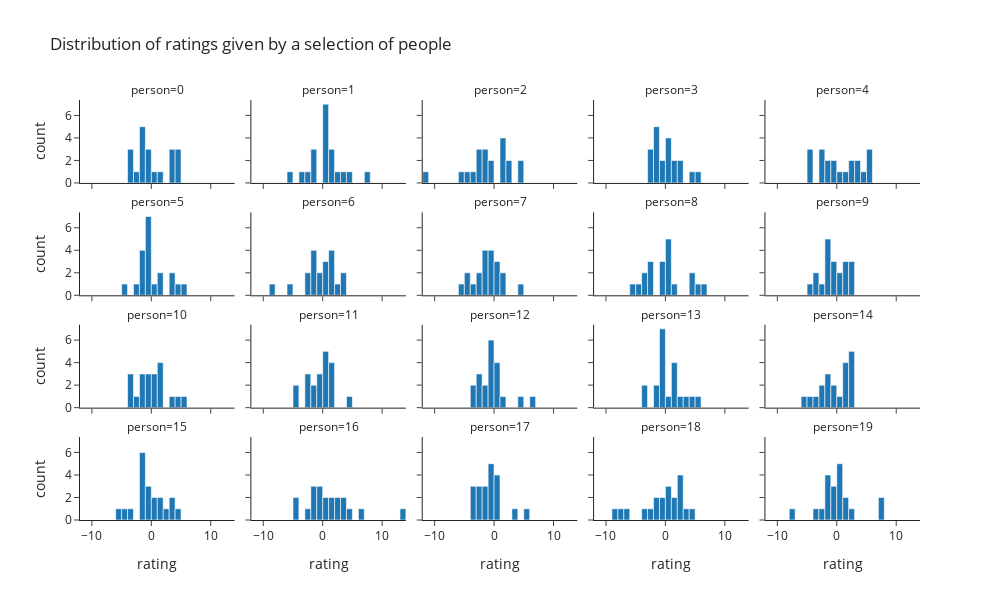

Notebook source saved alongside this figure:
### Markdown cell above
Visualising ratings given by a selection of individual participants in a similar way, we can see the nature of the distributions of ratings does not behave in the same way as the distributions per chocolate. This is a result of the fact that no individual level variation is assumed in the generative model, i.e. that all people are rating chocolates on a scale that is invariant to the population level scale (implicitly assumed to be their own private appeal rating scale bounded by how bad or good they consider it possible for a chocolate to be). So the ratings given by individuals tend to be spread across the appeal scale largeley within the bounds pf -2 to +2.

### Code cell
sim_viz.plot_ratings(facet_col='person',
                     facets_limit={'var': 'person',
                                   'records': 20},
                     title='Distribution of ratings given by a selection of people')

### Figure 1 — Plotly figure (JSON) as saved in the notebook; plotly's stock layout.template omitted (floating-point values rounded to 4 significant figures)
{"data": [{"alignmentgroup": "True", "bingroup": "x", "hovertemplate": "person=0<br>rating=%{x}<br>count=%{y}<extra></extra>", "legendgroup": "", "marker": {"color": "#1F77B4", "pattern": {"shape": ""}}, "name": "", "offsetgroup": "", "orientation": "v", "showlegend": false, "type": "histogram", "x": [3.316, 3.82, 4.034, -3.344, -1.688, -0.6372, 4.675, -0.3465, -1.618, -3.216, 4.675, 0.4751, -1.512, -0.1755, -1.242, -2.04, 1.831, 3.981, -1.156, -3.961], "xaxis": "x16", "yaxis": "y16"}, {"alignmentgroup": "True", "bingroup": "x", "hovertemplate": "person=1<br>rating=%{x}<br>count=%{y}<extra></extra>", "legendgroup": "", "marker": {"color": "#1F77B4", "pattern": {"shape": ""}}, "name": "", "offsetgroup": "", "orientation": "v", "showlegend": false, "type": "histogram", "x": [0.6102, -5.033, 4.329, 2.053, 0.08272, 0.3126, 7.236, 1.877, 1.404, -1.565, 3.041, 1.256, -3.746, -2.659, -1.557, 0.4087, 0.3136, -1.596, 0.821, 0.3089], "xaxis": "x17", "yaxis": "y17"}, {"alignmentgroup": "True", "bingroup": "x", "hovertemplate": "person=2<br>rating=%{x}<br>count=%{y}<extra></extra>", "legendgroup": "", "marker": {"color": "#1F77B4", "pattern": {"shape": ""}}, "name": "", "offsetgroup": "", "orientation": "v", "showlegend": false, "type": "histogram", "x": [-1.652, 2.338, 1.831, -4.106, 1.149, -2.415, -11.33, 1.697, 2.402, -1.349, -2.527, -0.07325, -0.979, -3.48, -1.731, -2.015, 4.493, 1.742, 4.509, -5.214], "xaxis": "x18", "yaxis": "y18"}, {"alignmentgroup": "True", "bingroup": "x", "hovertemplate": "person=3<br>rating=%{x}<br>count=%{y}<extra></extra>", "legendgroup": "", "marker": {"color": "#1F77B4", "pattern": {"shape": ""}}, "name": "", "offsetgroup": "", "orientation": "v", "showlegend": false, "type": "histogram", "x": [0.816, 0.2439, 2.757, -2.325, 1.029, -0.4992, 4.065, -1.687, -0.9815, -1.478, 1.574, -1.863, 2.721, -1.692, -2.462, 0.9503, 5.972, -1.893, 0.9951, -2.482], "xaxis": "x19", "yaxis": "y19"}, {"alignmentgroup": "True", "bingroup": "x", "hovertemplate": "person=4<br>rating=%{x}<br>count=%{y}<extra></extra>", "legendgroup": "", "marker": {"color": "#1F77B4", "pattern": {"shape": ""}}, "name": "", "offsetgroup": "", "orientation": "v", "showlegend": false, "type": "histogram", "x": [-1.027, 0.5277, 3.406, 1.356, 2.147, -0.9921, 5.203, 3.146, 2.756, -1.322, 4.978, -0.008832, 5.819, -4.011, -2.141, -2.037, 5.768, -2.242, -4.545, -4.072], "xaxis": "x20", "yaxis": "y20"}, {"alignmentgroup": "True", "bingroup": "x", "hovertemplate": "person=5<br>rating=%{x}<br>count=%{y}<extra></extra>", "legendgroup": "", "marker": {"color": "#1F77B4", "pattern": {"shape": ""}}, "name": "", "offsetgroup": "", "orientation": "v", "showlegend": false, "type": "histogram", "x": [-1.803, 4.208, 1.035, 5.43, -1.339, -2.494, 3.125, 1.163, -0.3489, -0.9643, -0.3497, -1.343, -0.4236, -1.276, -0.9467, -4.142, -0.5513, -0.2992, 3.44, 0.03854], "xaxis": "x11", "yaxis": "y11"}, {"alignmentgroup": "True", "bingroup": "x", "hovertemplate": "person=6<br>rating=%{x}<br>count=%{y}<extra></extra>", "legendgroup": "", "marker": {"color": "#1F77B4", "pattern": {"shape": ""}}, "name": "", "offsetgroup": "", "orientation": "v", "showlegend": false, "type": "histogram", "x": [1.748, -0.06364, 0.6007, -0.6443, 1.29, 1.12, -8.726, 1.97, 3.28, -2.441, 0.7477, 0.6993, 2.661, -1.359, -1.723, -1.68, -5.255, 3.567, -1.718, -2.369], "xaxis": "x12", "yaxis": "y12"}, {"alignmentgroup": "True", "bingroup": "x", "hovertemplate": "person=7<br>rating=%{x}<br>count=%{y}<extra></extra>", "legendgroup": "", "marker": {"color": "#1F77B4", "pattern": {"shape": ""}}, "name": "", "offsetgroup": "", "orientation": "v", "showlegend": false, "type": "histogram", "x": [1.453, -3.742, 4.259, -1.296, -0.6088, -2.221, 1.093, 0.5242, -5.391, -1.024, 0.3561, -2.166, -1.367, -0.1197, -0.8668, -0.2233, -4.906, -1.279, 0.8574, -4.214], "xaxis": "x13", "yaxis": "y13"}, {"alignmentgroup": "True", "bingroup": "x", "hovertemplate": "person=8<br>rating=%{x}<br>count=%{y}<extra></extra>", "legendgroup": "", "marker": {"color": "#1F77B4", "pattern": {"shape": ""}}, "name": "", "offsetgroup": "", "orientation": "v", "showlegend": false, "type": "histogram", "x": [0.005243, 4.309, 6.042, 1.101, -0.3262, 0.5084, -3.297, 5.77, 4.481, 0.4919, 0.3034, -0.1867, -3.413, -2.561, -2.697, -4.027, -5.565, -0.2341, -2.888, 0.07241], "xaxis": "x14", "yaxis": "y14"}, {"alignmentgroup": "True", "bingroup": "x", "hovertemplate": "person=9<br>rating=%{x}<br>count=%{y}<extra></extra>", "legendgroup": "", "marker": {"color": "#1F77B4", "pattern": {"shape": ""}}, "name": "", "offsetgroup": "", "orientation": "v", "showlegend": false, "type": "histogram", "x": [-1.027, 1.534, -2.424, -0.3554, 1.709, -0.5461, -4.544, 2.831, 1.337, -1.795, 2.693, -0.6059, 0.4213, -3.399, -3.266, -1.472, -1.181, 0.5218, 2.77, -1.879], "xaxis": "x15", "yaxis": "y15"}, {"alignmentgroup": "True", "bingroup": "x", "hovertemplate": "person=10<br>rating=%{x}<br>count=%{y}<extra></extra>", "legendgroup": "", "marker": {"color": "#1F77B4", "pattern": {"shape": ""}}, "name": "", "offsetgroup": "", "orientation": "v", "showlegend": false, "type": "histogram", "x": [-1.091, 0.9468, 1.901, -0.6293, -1.27, 0.8946, -3.578, 1.424, 5.565, 0.312, -1.371, 1.738, -3.966, -0.6677, -2.013, -0.8803, 1.792, 4.715, 3.512, -3.407], "xaxis": "x6", "yaxis": "y6"}, {"alignmentgroup": "True", "bingroup": "x", "hovertemplate": "person=11<br>rating=%{x}<br>count=%{y}<extra></extra>", "legendgroup": "", "marker": {"color": "#1F77B4", "pattern": {"shape": ""}}, "name": "", "offsetgroup": "", "orientation": "v", "showlegend": false, "type": "histogram", "x": [-2.634, 1.764, -1.566, -4.601, -2.238, -0.9464, -4.54, 0.3371, 0.6557, 1.81, 0.3674, 1.169, 0.3083, 1.657, -0.7249, -1.791, 0.3384, -0.8651, 4.126, -2.559], "xaxis": "x7", "yaxis": "y7"}, {"alignmentgroup": "True", "bingroup": "x", "hovertemplate": "person=12<br>rating=%{x}<br>count=%{y}<extra></extra>", "legendgroup": "", "marker": {"color": "#1F77B4", "pattern": {"shape": ""}}, "name": "", "offsetgroup": "", "orientation": "v", "showlegend": false, "type": "histogram", "x": [-0.345, 1.43, -1.393, -0.6554, -0.2411, 0.0446, 6.071, -0.1817, 0.1866, -1.978, -0.2759, -0.3878, 0.9067, -2.2, -3.039, 0.313, 4.291, -2.087, -2.808, -3.875], "xaxis": "x8", "yaxis": "y8"}, {"alignmentgroup": "True", "bingroup": "x", "hovertemplate": "person=13<br>rating=%{x}<br>count=%{y}<extra></extra>", "legendgroup": "", "marker": {"color": "#1F77B4", "pattern": {"shape": ""}}, "name": "", "offsetgroup": "", "orientation": "v", "showlegend": false, "type": "histogram", "x": [-0.518, 1.926, 1.272, -3.555, -0.7173, -1.082, 4.426, 1.235, 3.14, -0.418, -0.1904, -0.2069, 1.528, -1.155, -0.7482, -3.066, 2.743, -0.7937, 5.627, 0.6765], "xaxis": "x9", "yaxis": "y9"}, {"alignmentgroup": "True", "bingroup": "x", "hovertemplate": "person=14<br>rating=%{x}<br>count=%{y}<extra></extra>", "legendgroup": "", "marker": {"color": "#1F77B4", "pattern": {"shape": ""}}, "name": "", "offsetgroup": "", "orientation": "v", "showlegend": false, "type": "histogram", "x": [-2.138, 2.896, 2.444, -4.49, 1.025, -2.501, 2.957, 2.174, 1.705, -0.685, -5.82, 0.7758, 1.706, -1.371, 1.498, -1.267, -3.211, -0.1142, -1.715, 2.574], "xaxis": "x10", "yaxis": "y10"}, {"alignmentgroup": "True", "bingroup": "x", "hovertemplate": "person=15<br>rating=%{x}<br>count=%{y}<extra></extra>", "legendgroup": "", "marker": {"color": "#1F77B4", "pattern": {"shape": ""}}, "name": "", "offsetgroup": "", "orientation": "v", "showlegend": false, "type": "histogram", "x": [0.1457, -0.06758, 3.244, 2.191, 0.4218, -0.1603, -1.45, 3.649, -1.823, -1.224, -5.154, -2.0, -3.144, -0.2781, -1.371, 1.184, -4.637, -1.332, 4.651, 1.747], "xaxis": "x", "yaxis": "y"}, {"alignmentgroup": "True", "bingroup": "x", "hovertemplate": "person=16<br>rating=%{x}<br>count=%{y}<extra></extra>", "legendgroup": "", "marker": {"color": "#1F77B4", "pattern": {"shape": ""}}, "name": "", "offsetgroup": "", "orientation": "v", "showlegend": false, "type": "histogram", "x": [2.098, -1.115, -1.683, 0.2045, 1.109, -0.3426, -1.437, 3.263, -4.825, -0.864, 2.714, 3.014, 2.0, 0.2896, -2.107, -4.191, 13.35, 4.386, 6.17, -0.568], "xaxis": "x2", "yaxis": "y2"}, {"alignmentgroup": "True", "bingroup": "x", "hovertemplate": "person=17<br>rating=%{x}<br>count=%{y}<extra></extra>", "legendgroup": "", "marker": {"color": "#1F77B4", "pattern": {"shape": ""}}, "name": "", "offsetgroup": "", "orientation": "v", "showlegend": false, "type": "histogram", "x": [-2.473, -0.2967, -0.6564, 0.5789, -2.871, -2.754, -1.003, 3.221, -1.311, -0.3019, -3.328, -0.985, 0.5028, -1.179, 0.7022, -0.3878, 0.5728, -3.059, 5.037, -3.631], "xaxis": "x3", "yaxis": "y3"}, {"alignmentgroup": "True", "bingroup": "x", "hovertemplate": "person=18<br>rating=%{x}<br>count=%{y}<extra></extra>", "legendgroup": "", "marker": {"color": "#1F77B4", "pattern": {"shape": ""}}, "name": "", "offsetgroup": "", "orientation": "v", "showlegend": false, "type": "histogram", "x": [1.408, 2.896, 4.777, -6.686, 2.588, 0.8473, -8.69, -0.7169, 2.075, 0.4902, -2.767, 0.7048, -3.584, -1.071, -0.6919, -1.069, -7.361, 3.547, 2.612, 1.872], "xaxis": "x4", "yaxis": "y4"}, {"alignmentgroup": "True", "bingroup": "x", "hovertemplate": "person=19<br>rating=%{x}<br>count=%{y}<extra></extra>", "legendgroup": "", "marker": {"color": "#1F77B4", "pattern": {"shape": ""}}, "name": "", "offsetgroup": "", "orientation": "v", "showlegend": false, "type": "histogram", "x": [-1.996, -3.176, 1.9, 7.351, 0.7676, -0.8343, -7.164, 1.151, -1.128, -2.132, 0.6769, 0.8327, 0.5614, -0.3045, -1.856, -1.343, 7.902, 0.9163, 2.813, -0.403], "xaxis": "x5", "yaxis": "y5"}], "layout": {"annotations": [{"font": {}, "showarrow": false, "text": "person=15", "x": 0.092, "xanchor": "center", "xref": "paper", "y": 0.1975, "yanchor": "bottom", "yref": "paper"}, {"font": {}, "showarrow": false, "text": "person=16", "x": 0.296, "xanchor": "center", "xref": "paper", "y": 0.1975, "yanchor": "bottom", "yref": "paper"}, {"font": {}, "showarrow": false, "text": "person=17", "x": 0.5, "xanchor": "center", "xref": "paper", "y": 0.1975, "yanchor": "bottom", "yref": "paper"}, {"font": {}, "showarrow": false, "text": "person=18", "x": 0.704, "xanchor": "center", "xref": "paper", "y": 0.1975, "yanchor": "bottom", "yref": "paper"}, {"font": {}, "showarrow": false, "text": "person=19", "x": 0.908, "xanchor": "center", "xref": "paper", "y": 0.1975, "yanchor": "bottom", "yref": "paper"}, {"font": {}, "showarrow": false, "text": "person=10", "x": 0.092, "xanchor": "center", "xref": "paper", "y": 0.465, "yanchor": "bottom", "yref": "paper"}, {"font": {}, "showarrow": false, "text": "person=11", "x": 0.296, "xanchor": "center", "xref": "paper", "y": 0.465, "yanchor": "bottom", "yref": "paper"}, {"font": {}, "showarrow": false, "text": "person=12", "x": 0.5, "xanchor": "center", "xref": "paper", "y": 0.465, "yanchor": "bottom", "yref": "paper"}, {"font": {}, "showarrow": false, "text": "person=13", "x": 0.704, "xanchor": "center", "xref": "paper", "y": 0.465, "yanchor": "bottom", "yref": "paper"}, {"font": {}, "showarrow": false, "text": "person=14", "x": 0.908, "xanchor": "center", "xref": "paper", "y": 0.465, "yanchor": "bottom", "yref": "paper"}, {"font": {}, "showarrow": false, "text": "person=5", "x": 0.092, "xanchor": "center", "xref": "paper", "y": 0.7325, "yanchor": "bottom", "yref": "paper"}, {"font": {}, "showarrow": false, "text": "person=6", "x": 0.296, "xanchor": "center", "xref": "paper", "y": 0.7325, "yanchor": "bottom", "yref": "paper"}, {"font": {}, "showarrow": false, "text": "person=7", "x": 0.5, "xanchor": "center", "xref": "paper", "y": 0.7325, "yanchor": "bottom", "yref": "paper"}, {"font": {}, "showarrow": false, "text": "person=8", "x": 0.704, "xanchor": "center", "xref": "paper", "y": 0.7325, "yanchor": "bottom", "yref": "paper"}, {"font": {}, "showarrow": false, "text": "person=9", "x": 0.908, "xanchor": "center", "xref": "paper", "y": 0.7325, "yanchor": "bottom", "yref": "paper"}, {"font": {}, "showarrow": false, "text": "person=0", "x": 0.092, "xanchor": "center", "xref": "paper", "y": 1, "yanchor": "bottom", "yref": "paper"}, {"font": {}, "showarrow": false, "text": "person=1", "x": 0.296, "xanchor": "center", "xref": "paper", "y": 1, "yanchor": "bottom", "yref": "paper"}, {"font": {}, "showarrow": false, "text": "person=2", "x": 0.5, "xanchor": "center", "xref": "paper", "y": 1, "yanchor": "bottom", "yref": "paper"}, {"font": {}, "showarrow": false, "text": "person=3", "x": 0.704, "xanchor": "center", "xref": "paper", "y": 1, "yanchor": "bottom", "yref": "paper"}, {"font": {}, "showarrow": false, "text": "person=4", "x": 0.908, "xanchor": "center", "xref": "paper", "y": 1, "yanchor": "bottom", "yref": "paper"}], "barmode": "relative", "height": 600, "legend": {"tracegroupgap": 0}, "title": {"text": "Distribution of ratings given by a selection of people"}, "width": 1000, "xaxis": {"anchor": "y", "domain": [0, 0.184], "title": {"text": "rating"}}, "xaxis10": {"anchor": "y10", "domain": [0.816, 1], "matches": "x", "showticklabels": false}, "xaxis11": {"anchor": "y11", "domain": [0, 0.184], "matches": "x", "showticklabels": false}, "xaxis12": {"anchor": "y12", "domain": [0.204, 0.388], "matches": "x", "showticklabels": false}, "xaxis13": {"anchor": "y13", "domain": [0.408, 0.592], "matches": "x", "showticklabels": false}, "xaxis14": {"anchor": "y14", "domain": [0.612, 0.796], "matches": "x", "showticklabels": false}, "xaxis15": {"anchor": "y15", "domain": [0.816, 1], "matches": "x", "showticklabels": false}, "xaxis16": {"anchor": "y16", "domain": [0, 0.184], "matches": "x", "showticklabels": false}, "xaxis17": {"anchor": "y17", "domain": [0.204, 0.388], "matches": "x", "showticklabels": false}, "xaxis18": {"anchor": "y18", "domain": [0.408, 0.592], "matches": "x", "showticklabels": false}, "xaxis19": {"anchor": "y19", "domain": [0.612, 0.796], "matches": "x", "showticklabels": false}, "xaxis2": {"anchor": "y2", "domain": [0.204, 0.388], "matches": "x", "title": {"text": "rating"}}, "xaxis20": {"anchor": "y20", "domain": [0.816, 1], "matches": "x", "showticklabels": false}, "xaxis3": {"anchor": "y3", "domain": [0.408, 0.592], "matches": "x", "title": {"text": "rating"}}, "xaxis4": {"anchor": "y4", "domain": [0.612, 0.796], "matches": "x", "title": {"text": "rating"}}, "xaxis5": {"anchor": "y5", "domain": [0.816, 1], "matches": "x", "title": {"text": "rating"}}, "xaxis6": {"anchor": "y6", "domain": [0, 0.184], "matches": "x", "showticklabels": false}, "xaxis7": {"anchor": "y7", "domain": [0.204, 0.388], "matches": "x", "showticklabels": false}, "xaxis8": {"anchor": "y8", "domain": [0.408, 0.592], "matches": "x", "showticklabels": false}, "xaxis9": {"anchor": "y9", "domain": [0.612, 0.796], "matches": "x", "showticklabels": false}, "yaxis": {"anchor": "x", "domain": [0, 0.1975], "title": {"text": "count"}}, "yaxis10": {"anchor": "x10", "domain": [0.2675, 0.465], "matches": "y", "showticklabels": false}, "yaxis11": {"anchor": "x11", "domain": [0.535, 0.7325], "matches": "y", "title": {"text": "count"}}, "yaxis12": {"anchor": "x12", "domain": [0.535, 0.7325], "matches": "y", "showticklabels": false}, "yaxis13": {"anchor": "x13", "domain": [0.535, 0.7325], "matches": "y", "showticklabels": false}, "yaxis14": {"anchor": "x14", "domain": [0.535, 0.7325], "matches": "y", "showticklabels": false}, "yaxis15": {"anchor": "x15", "domain": [0.535, 0.7325], "matches": "y", "showticklabels": false}, "yaxis16": {"anchor": "x16", "domain": [0.8025, 1], "matches": "y", "title": {"text": "count"}}, "yaxis17": {"anchor": "x17", "domain": [0.8025, 1], "matches": "y", "showticklabels": false}, "yaxis18": {"anchor": "x18", "domain": [0.8025, 1], "matches": "y", "showticklabels": false}, "yaxis19": {"anchor": "x19", "domain": [0.8025, 1], "matches": "y", "showticklabels": false}, "yaxis2": {"anchor": "x2", "domain": [0, 0.1975], "matches": "y", "showticklabels": false}, "yaxis20": {"anchor": "x20", "domain": [0.8025, 1], "matches": "y", "showticklabels": false}, "yaxis3": {"anchor": "x3", "domain": [0, 0.1975], "matches": "y", "showticklabels": false}, "yaxis4": {"anchor": "x4", "domain": [0, 0.1975], "matches": "y", "showticklabels": false}, "yaxis5": {"anchor": "x5", "domain": [0, 0.1975], "matches": "y", "showticklabels": false}, "yaxis6": {"anchor": "x6", "domain": [0.2675, 0.465], "matches": "y", "title": {"text": "count"}}, "yaxis7": {"anchor": "x7", "domain": [0.2675, 0.465], "matches": "y", "showticklabels": false}, "yaxis8": {"anchor": "x8", "domain": [0.2675, 0.465], "matches": "y", "showticklabels": false}, "yaxis9": {"anchor": "x9", "domain": [0.2675, 0.465], "matches": "y", "showticklabels": false}}}
